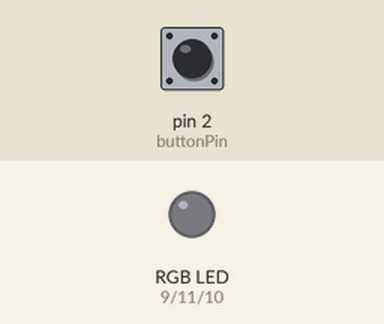
The sketch below on a simulated Arduino Uno, built with avr-gcc and run on an emulated ATmega328P. Shown: an RGB LED mixed from three pins (HIGH = lit). Dashed ring = blinking. The test bench sets the inputs (shaded band); at power-on: pin 2 (buttonPin) HIGH.

Above: at 1.2 s.
1.3 s: pin 2 (buttonPin) pulled LOW for 3.2 s
At 5.3 s:
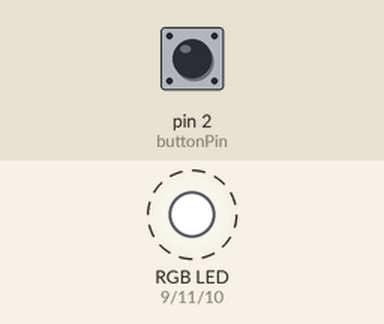
7.5 s: pin 2 (buttonPin) pulled LOW for 0.15 s
10.6 s: pin 2 (buttonPin) pulled LOW for 1 s
At 12.75 s:
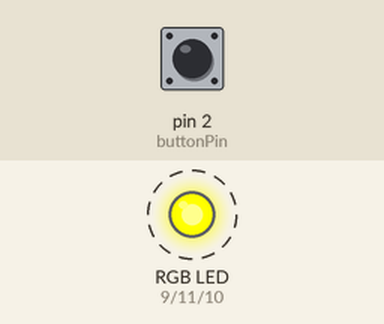
14.6 s: pin 2 (buttonPin) pulled LOW for 0.15 s
At 15.9 s:
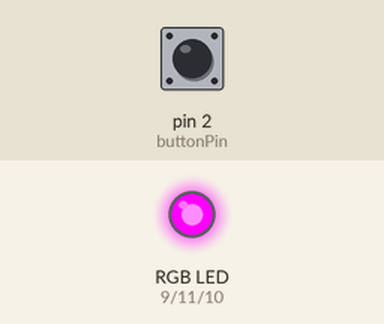
17.7 s: pin 2 (buttonPin) pulled LOW for 0.15 s
At 18.75 s:
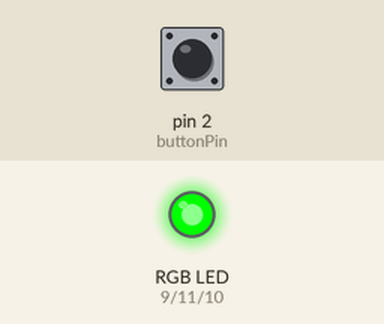
20.8 s: pin 2 (buttonPin) pulled LOW for 3.2 s
Timing chart, 0 to 28.0 s (numbered marks = the images above; inputs shaded):
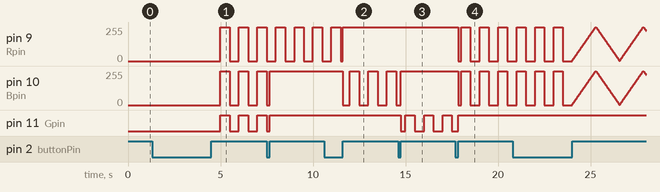

Measured:
- after the input at 1.3 s, pin 9 (Rpin), pin 10 (Bpin): alternates 255/255 for 0.50 s and 0/255 for 0.50 s, starting after 3.7 s; pin 11 (Gpin): alternates HIGH for 0.50 s and LOW for 0.50 s, starting after 3.7 s
- after the input at 10.6 s, pin 10 (Bpin): alternates 255/255 for 0.50 s and 0/255 for 0.50 s, starting after 1.0 s
- after the input at 14.6 s, pin 11 (Gpin): HIGH → LOW after 0.15 s, then repeats every 1.0 s: HIGH 0.50 s, LOW 0.50 s
- after the input at 17.7 s, pin 9 (Rpin), pin 10 (Bpin): 255/255 → 0/255 after 0.15 s, then repeats every 1.0 s: 255/255 0.50 s, 0/255 0.50 s

The sketch:

251022.ino
```cpp
const int buttonPin = 2;

const int Rpin = 9;
const int Bpin = 10;
const int Gpin = 11;

int buttonState = 0;

bool buttonPressed = false;

unsigned long pressingTime = 0;

const int longPressInterval = 2000;

int lightNum = 0;

int Rcolor =0;
int Bcolor =0;
int Gcolor =0;

int RcurrentColor = 0;
int BcurrentColor = 0;
int GcurrentColor = 0;


int currentMode = 0;

unsigned long blinkTimer = 0;

const int blinkInterval = 500;

bool blinkON = true;

const int fadeAmount = 2;

int fadeDirection = 1;


void setup() {
  // put your setup code here, to run once:

  pinMode(buttonPin,INPUT);
  pinMode(Rpin,OUTPUT);
  pinMode(Bpin,OUTPUT);
  pinMode(Gpin,OUTPUT);
  Serial.begin(9600);
}

void loop() {
  // put your main code here, to run repeatedly:

  checkButton ();
  updateLEDcolor();
  setRGBLEDColor(RcurrentColor, BcurrentColor, GcurrentColor);

}


void checkButton(){

  buttonState = digitalRead(buttonPin);

  if(buttonState == LOW && !buttonPressed){
    pressingTime = millis();
    buttonPressed = true;
  }
  if(buttonState == HIGH && buttonPressed){
    unsigned long currentTime = millis();
    if(currentTime - pressingTime < longPressInterval){
      // Serial.println("short click");
      changeLEDcolor();
    }
    else{
      // Serial.println("long press");
      changeMode();
    }
    buttonPressed = false;
  }

}

void changeLEDcolor(){
    lightNum = lightNum + 1;
    if(lightNum >= 5)
      lightNum = 0;

    if(lightNum == 0){
      Rcolor = 0;
      Bcolor = 0;
      Gcolor = 0;
    }

    if(lightNum == 0){
      Rcolor = 0;
      Bcolor = 0;
      Gcolor = 0;
    }

    if(lightNum == 1){
      Rcolor = 0;
      Bcolor = 255;
      Gcolor = 255;
    }

    if(lightNum == 2){
      Rcolor = 255;
      Bcolor = 0;
      Gcolor = 255;
    }

    if(lightNum == 3){
      Rcolor = 255;
      Bcolor = 255;
      Gcolor = 0;
    }

    if(lightNum == 4){
      Rcolor = 0;
      Bcolor = 0;
      Gcolor = 255;
    }


    RcurrentColor = Rcolor;
    BcurrentColor = Bcolor;
    GcurrentColor = Gcolor;

  }

  void changeMode(){

    currentMode = currentMode + 1;
    if(currentMode >= 3){
      currentMode = 0;
    }

    if(currentMode == 1){
      blinkTimer = millis();
      blinkON = true;
    }

  }

  void updateLEDcolor(){
    if(currentMode == 0){
       RcurrentColor = Rcolor;
       BcurrentColor = Bcolor;
       GcurrentColor = Gcolor;
    }

    else if(currentMode == 1){
      unsigned long currentTime = millis();
      if(currentTime - blinkTimer >= blinkInterval){
      // Serial.println("short click");
        blinkON = !blinkON;
        blinkTimer = currentTime;
      }

      if(blinkON){
        RcurrentColor = Rcolor;
        BcurrentColor = Bcolor;
        GcurrentColor = Gcolor;
      }
      else{
        RcurrentColor = 255;
        BcurrentColor = 255;
        GcurrentColor = 255;
      }

    }

    else if (currentMode == 2){

      bool negativeDir = false;

      if(Rcolor == 0){
        RcurrentColor = RcurrentColor + fadeDirection * fadeAmount;
        if(RcurrentColor > (255 - Rcolor) || (RcurrentColor < 0)){
          negativeDir = true;
        }

        if(RcurrentColor < 0) RcurrentColor  =0;
        if(RcurrentColor > 255) RcurrentColor = 255;
      }

      if(Bcolor == 0){
        BcurrentColor = BcurrentColor + fadeDirection * fadeAmount;
        if(BcurrentColor > (255 - Bcolor) || (BcurrentColor < 0)){
          negativeDir = true;
        }

        if(BcurrentColor < 0) BcurrentColor = 0;
        if(BcurrentColor > 255) BcurrentColor = 255;
      }

      if(Gcolor == 0){
        GcurrentColor = GcurrentColor + fadeDirection * fadeAmount;
        if(GcurrentColor > (255 - Gcolor) || (GcurrentColor < 0)){
          negativeDir = true;
        }

        if(GcurrentColor < 0) GcurrentColor = 0;
        if(GcurrentColor > 255) GcurrentColor = 255;
      }

      if(negativeDir)
        fadeDirection = -fadeDirection;

      delay(10);

    }
  }

  void setRGBLEDColor(int r, int b, int g){
    analogWrite(Rpin, r);
    analogWrite(Bpin, b);
    analogWrite(Gpin, g);
  }
```
